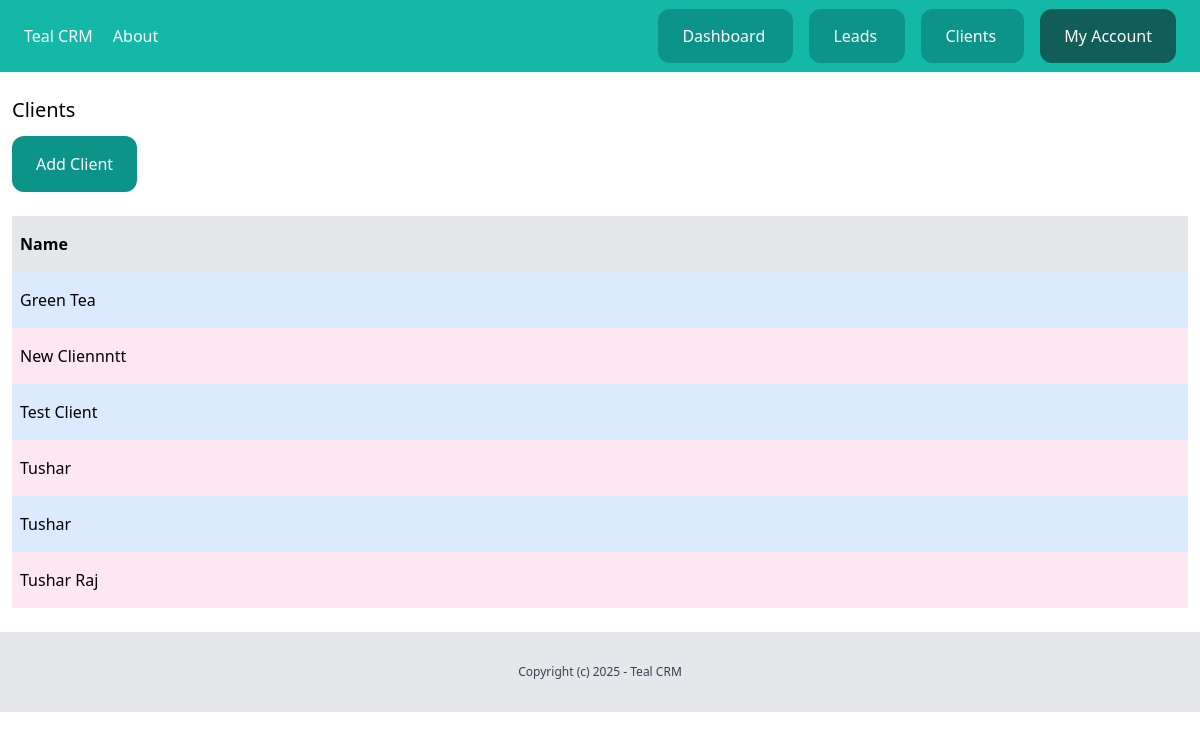
The app's page /dashboard/clients/ (signed in), older data.
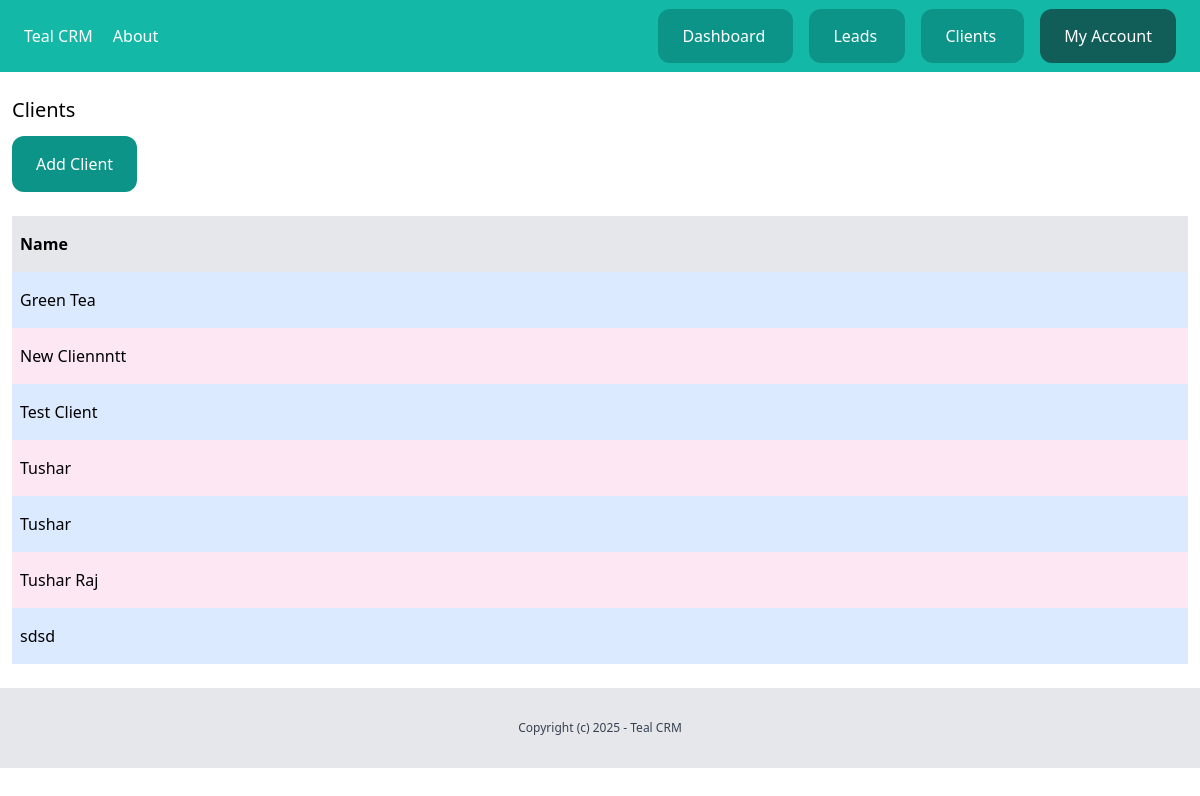
The same page, newer data.
### client/models.py (models this page shows, shortened)
class Client(models.Model):
    team = models.ForeignKey(Team, related_name='clients', on_delete=models.CASCADE)
    name=models.CharField(max_length=255)
    email=models.EmailField()
    description=models.TextField(blank=True,null=True)
    created_by = models.ForeignKey(User, related_name='clients', on_delete=models.CASCADE)
    created_at = models.DateTimeField(auto_now_add=True)
    modified_at = models.DateTimeField(auto_now=True)
    class Meta:
        ordering=('name',)

### client/views.py (the view)
# urls.py: path('',views.clients_list,name='list'),
@login_required
def clients_list(request):
    clients= Client.objects.filter(created_by=request.user)
    return render(request,'clients/clients_list.html',{'clients':clients})

### client/templates/clients/clients_list.html (shortened to what this page needs)
{% extends 'core/base.html' %}
{% block content %}
<div class="px-3 py-6">
    <h1 class="text-xl mb-3">Clients</h1>
    <a href="{% url 'clients:add' %}" class="inline-block py-4 px-6 bg-teal-600 rounded-xl text-white">
        Add Client
    </a>
    <div class="mt-6  flex justify-between">
        <p class="py-4 px-2 bg-gray-200 font-semibold w-full">Name</p>
    </div>
    {% for client in clients %}
    <div class="flex justify-between">
        <p class="py-4 px-2 w-full {% cycle 'bg-blue-100' 'bg-pink-100'  %}">
            <a href="{% url 'clients:detail' client.id %}"> {{client.name}} </a></a>
        </p>
    </div>
    {% empty %}
    <p class="px-2 mt-3">There are no clients in the Database Right Now</p>
    {% endfor %}
</div>
{% endblock %}

Row changes from the older to the newer data that the page shows:
added Client: name "sdsd"
